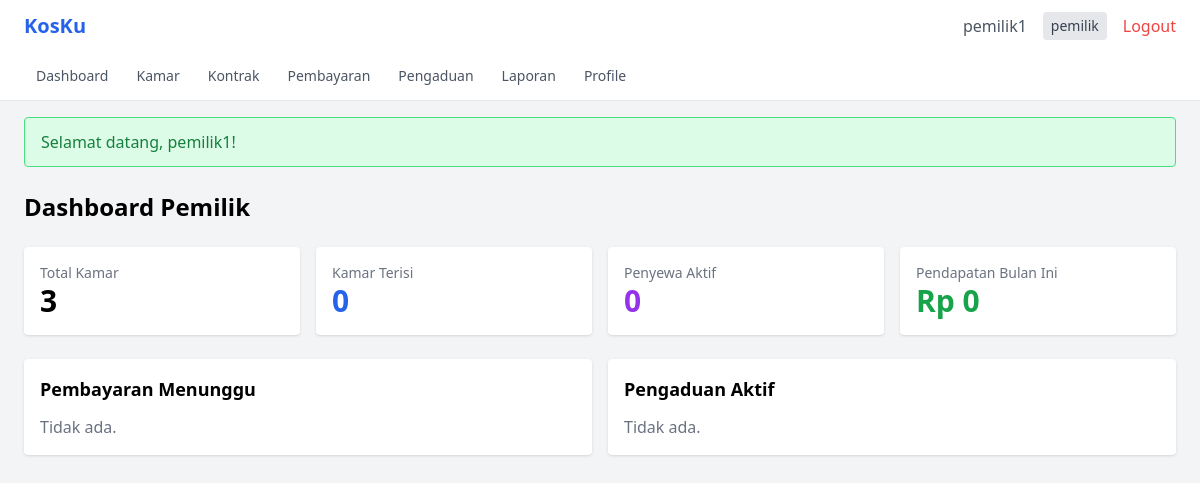
Before: /dashboard (signed in) with the older database file.
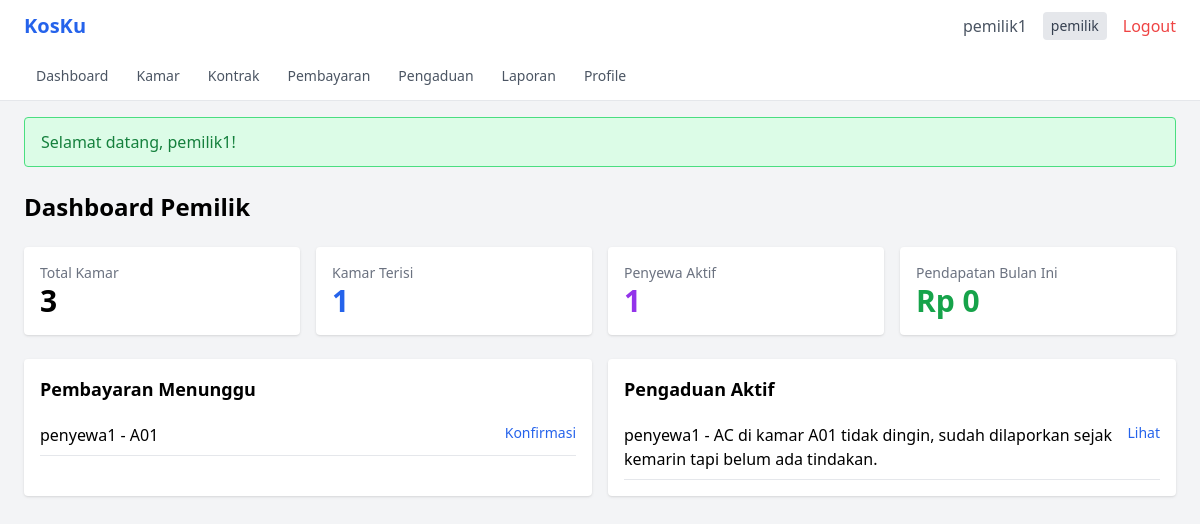
After: the same page with the newer database file.
### tables this page shows
CREATE TABLE pembayaran (
    id INT AUTO_INCREMENT PRIMARY KEY,
    kontrak_id INT NOT NULL,
    bulan INT NOT NULL,
    tahun INT NOT NULL,
    jumlah DECIMAL(12,2) NOT NULL,
    denda DECIMAL(12,2) DEFAULT 0,
    bukti VARCHAR(255),
    status ENUM('belum_bayar', 'menunggu', 'lunas') NOT NULL DEFAULT 'belum_bayar',
    tgl_bayar DATE,
    created_at TIMESTAMP DEFAULT CURRENT_TIMESTAMP,
    FOREIGN KEY (kontrak_id) REFERENCES kontrak(id) ON DELETE CASCADE
);

CREATE TABLE users (
    id INT AUTO_INCREMENT PRIMARY KEY,
    username VARCHAR(50) NOT NULL UNIQUE,
    email VARCHAR(100) NOT NULL UNIQUE,
    password VARCHAR(255) NOT NULL,
    role ENUM('admin', 'pemilik', 'penyewa') NOT NULL DEFAULT 'penyewa',
    no_telepon VARCHAR(20),
    alamat TEXT,
    created_at TIMESTAMP DEFAULT CURRENT_TIMESTAMP
);

CREATE TABLE kamar (
    id INT AUTO_INCREMENT PRIMARY KEY,
    nomor_kamar VARCHAR(10) NOT NULL UNIQUE,
    tipe VARCHAR(50),
    harga DECIMAL(12,2) NOT NULL,
    kapasitas INT DEFAULT 1,
    fasilitas TEXT,
    status ENUM('tersedia', 'terisi', 'maintenance') NOT NULL DEFAULT 'tersedia',
    foto VARCHAR(255),
    created_at TIMESTAMP DEFAULT CURRENT_TIMESTAMP
);

CREATE TABLE pengaduan (
    id INT AUTO_INCREMENT PRIMARY KEY,
    penyewa_id INT NOT NULL,
    kamar_id INT,
    keluhan TEXT NOT NULL,
    foto VARCHAR(255),
    status ENUM('baru', 'diproses', 'selesai') NOT NULL DEFAULT 'baru',
    respon TEXT,
    created_at TIMESTAMP DEFAULT CURRENT_TIMESTAMP,
    FOREIGN KEY (penyewa_id) REFERENCES users(id) ON DELETE CASCADE,
    FOREIGN KEY (kamar_id) REFERENCES kamar(id) ON DELETE SET NULL
);

### src/Controllers/DashboardController.php (called while the page is built, shortened)
<?php
class DashboardController
{
    public function index(): void
    {
        $role = Auth::getUserRole();
        $data = [];
        if ($role === 'admin' || $role === 'pemilik') {
            $kamarModel = new Kamar();
            $pembayaranModel = new Pembayaran();
            $pengaduanModel = new Pengaduan();
            $data['kamar_terisi'] = $kamarModel->countByStatus('terisi');
            $data['pembayaran_menunggu'] = $pembayaranModel->getUnconfirmed();
            $data['pengaduan_aktif'] = $pengaduanModel->getActive();
        }
        require_once __DIR__ . '/../../views/dashboard/' . $role . '.php';
    }
}

### public/index.php (called while the page is built, shortened)
<?php
$requestUri = $_SERVER['REQUEST_URI'] ?? '/';
$requestUri = parse_url($requestUri, PHP_URL_PATH);
$requestUri = ltrim($requestUri, '/');
$url = !empty($requestUri) ? $requestUri : ($_GET['url'] ?? '');
$url = rtrim($url, '/');
$url = filter_var($url, FILTER_SANITIZE_URL);
$url = explode('/', $url);
$controllerName = !empty($url[0]) ? ucfirst($url[0]) . 'Controller' : 'AuthController';
$defaultMethod = $controllerName === 'AuthController' ? 'login' : 'index';
$methodName = $url[1] ?? $defaultMethod;
$params = array_slice($url, 2);
$controller = new $controllerClass();
call_user_func_array([$controller, $methodName], $params);

### src/Models/Kamar.php (called while the page is built, shortened)
<?php
class Kamar
{
    private PDO $db;
    public function __construct()
    {
        $this->db = Database::getConnection();
    }
    public function countByStatus(string $status): int
    {
        $stmt = $this->db->prepare("SELECT COUNT(*) FROM kamar WHERE status = ?");
        $stmt->execute([$status]);
        return (int) $stmt->fetchColumn();
    }
}

### config/database.php (called while the page is built, shortened)
<?php
class Database
{
    private static ?PDO $instance = null;
    private static string $host = 'localhost';
    private static string $dbname = 'kos_management';
    private static string $user = 'root';
    private static string $pass = '';
    private static string $charset = 'utf8mb4';
    public static function getConnection(): PDO
    {
        if (self::$instance === null) {
            try {
                $dsn = "mysql:host=" . self::$host . ";dbname=" . self::$dbname . ";charset=" . self::$charset;
                self::$instance = new PDO($dsn, self::$user, self::$pass, [
                    PDO::ATTR_ERRMODE => PDO::ERRMODE_EXCEPTION,
                    PDO::ATTR_DEFAULT_FETCH_MODE => PDO::FETCH_ASSOC,
                    PDO::ATTR_EMULATE_PREPARES => false,
                ]);
            } catch (PDOException $e) {
                die("Database connection failed: " . $e->getMessage());
            }
        }
        return self::$instance;
    }
}

### src/Models/Pembayaran.php (called while the page is built, shortened)
<?php
class Pembayaran
{
    private PDO $db;
    public function __construct()
    {
        $this->db = Database::getConnection();
    }
    public function getUnconfirmed(): array
    {
        $sql = "SELECT p.*, u.username as nama_penyewa, km.nomor_kamar
                FROM pembayaran p
                JOIN kontrak k ON p.kontrak_id = k.id
                JOIN users u ON k.penyewa_id = u.id
                JOIN kamar km ON k.kamar_id = km.id
                WHERE p.status = 'menunggu'
                ORDER BY p.created_at ASC";
        return $this->db->query($sql)->fetchAll();
    }
}

### src/Helpers/Security.php (called while the page is built, shortened)
<?php
class Security
{
    public static function escapeHtml(string $data): string
    {
        return htmlspecialchars($data, ENT_QUOTES | ENT_HTML5, 'UTF-8');
    }
}

### src/Models/Pengaduan.php (called while the page is built, shortened)
<?php
class Pengaduan
{
    private PDO $db;
    public function __construct()
    {
        $this->db = Database::getConnection();
    }
    public function getActive(): array
    {
        $sql = "SELECT a.*, u.username as nama_penyewa, km.nomor_kamar
                FROM pengaduan a
                JOIN users u ON a.penyewa_id = u.id
                LEFT JOIN kamar km ON a.kamar_id = km.id
                WHERE a.status IN ('baru', 'diproses')
                ORDER BY a.created_at ASC";
        return $this->db->query($sql)->fetchAll();
    }
}

### views/dashboard/pemilik.php (the view, shortened to what the changed rows need)
<?php
require_once __DIR__ . '/../../src/Helpers/Security.php';
?>
<?php require_once __DIR__ . '/../layouts/header.php'; ?>
<div class="max-w-7xl mx-auto">
    <h1 class="text-2xl font-bold mb-6">Dashboard Pemilik</h1>
    <div class="grid grid-cols-1 md:grid-cols-4 gap-4 mb-6">
        <div class="bg-white rounded shadow p-4">
            <p class="text-gray-500 text-sm">Kamar Terisi</p>
            <p class="text-3xl font-bold text-blue-600"><?= $data['kamar_terisi'] ?></p>
        </div>
        <div class="bg-white rounded shadow p-4">
            <p class="text-gray-500 text-sm">Penyewa Aktif</p>
            <p class="text-3xl font-bold text-purple-600"><?= $data['penyewa_aktif'] ?></p>
        </div>
    </div>
    <div class="grid grid-cols-1 md:grid-cols-2 gap-4">
        <div class="bg-white rounded shadow p-4">
            <h2 class="font-bold text-lg mb-3">Pembayaran Menunggu</h2>
            <?php if (empty($data['pembayaran_menunggu'])): ?>
                <p class="text-gray-500">Tidak ada.</p>
            <?php else: ?>
                <?php foreach ($data['pembayaran_menunggu'] as $p): ?>
                    <div class="border-b py-2 flex justify-between">
                        <span><?= Security::escapeHtml($p['nama_penyewa']) ?> - <?= Security::escapeHtml($p['nomor_kamar']) ?></span>
                        <a href="/pembayaran/index" class="text-blue-600 text-sm">Konfirmasi</a>
                    </div>
                <?php endforeach; ?>
            <?php endif; ?>
        </div>
        <div class="bg-white rounded shadow p-4">
            <h2 class="font-bold text-lg mb-3">Pengaduan Aktif</h2>
            <?php if (empty($data['pengaduan_aktif'])): ?>
                <p class="text-gray-500">Tidak ada.</p>
            <?php else: ?>
                <?php foreach ($data['pengaduan_aktif'] as $a): ?>
                    <div class="border-b py-2 flex justify-between">
                        <span><?= Security::escapeHtml($a['nama_penyewa']) ?> - <?= Security::escapeHtml($a['keluhan']) ?></span>
                        <a href="/pengaduan/detail/<?= $a['id'] ?>" class="text-blue-600 text-sm">Lihat</a>
                    </div>
                <?php endforeach; ?>
            <?php endif; ?>
        </div>
    </div>
</div>
<?php require_once __DIR__ . '/../layouts/footer.php'; ?>

Changed rows visible on the page:
added pembayaran: users.username "penyewa1", kamar.nomor_kamar "A01"
added pengaduan: penyewa.username "penyewa1", keluhan "AC di kamar A01 tidak dingin, sudah dilaporkan sejak kemarin tapi belum ada tindakan."
Other visible differences:
$data['kamar_terisi']: "0" → "1"
$data['penyewa_aktif']: "0" → "1"
text no longer shown: "Tidak ada. Tidak ada."
